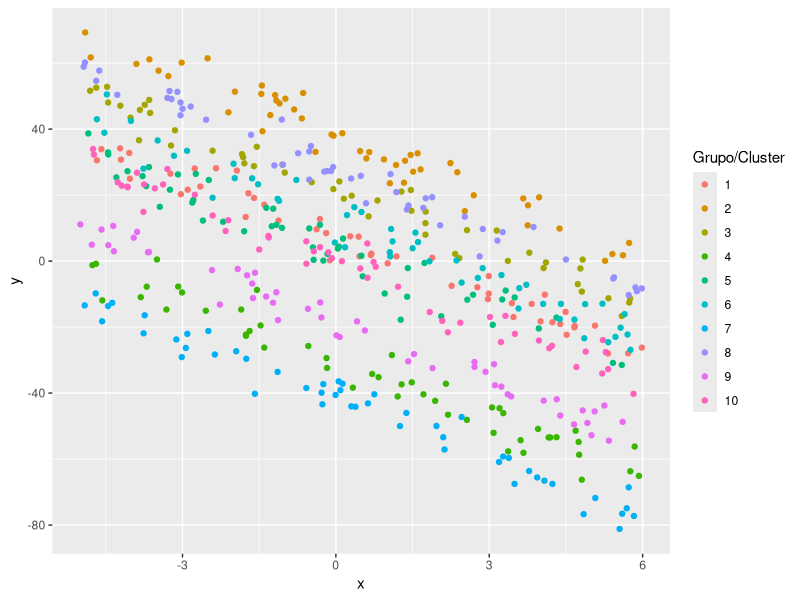
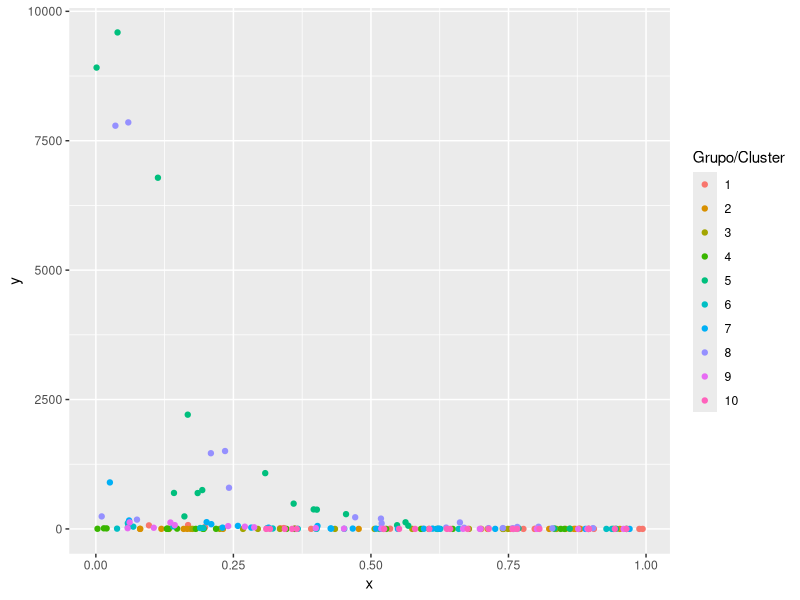

The R script that drew these images, in order:
## ---- chunk 1
ni <- 50
G <- 10
nobs <- ni * G
grupo <- factor(rep(x=1:G, each=ni))
obs <- rep(x=1:ni, times=G)
set.seed(1234567)
x <- runif(n=nobs, min=-5, max=6)
set.seed(1234567)
b0 <- rnorm(n=G, mean=0, sd=sqrt(625)) # Intercepto aleatorio
b0 <- rep(x=b0, each=ni)               # El mismo intercepto aleatorio pero repetido
media <- 4 - 6 * x + b0
set.seed(1234567)
y <- rnorm(n=nobs, mean=media, sd=sqrt(16))
datos <- data.frame(obs, grupo, b0, x, media, y)
## ---- chunk 2
library(rmarkdown)
paged_table(datos, options = list(rows.print = 6))
## ---- chunk 3
library(ggplot2)
ggplot(datos, aes(x, y, color=grupo) ) + 
  geom_point() + 
  labs(colour="Grupo/Cluster")
## ---- chunk 4
library(glmmTMB)
fit1 <- glmmTMB(y ~ x + (1 | grupo), data = datos)
## ---- chunk 5
summary(fit1)
## ---- chunk 6
interceptos_aleatorios <- ranef(fit1)
cbind(interceptos_aleatorios$grupo, b0=unique(b0))
## ---- chunk 7
rgamma_glm <- function(n, mu, phi) {
  x <- rgamma(n=n, shape=1/phi, scale=mu*phi)
  return(x)
}
## ---- chunk 8
ni <- 20
G <- 10
nobs <- ni * G
grupo <- factor(rep(x=1:G, each=ni))
obs <- rep(x=1:ni, times=G)
set.seed(123456)
x <- runif(n=nobs, min=0, max=1)
set.seed(123456)
b0 <- rnorm(n=G, mean=0, sd=sqrt(9)) # Intercepto aleatorio
b0 <- rep(x=b0, each=ni)             # El mismo intercepto aleatorio pero repetido
media <- exp(2 - 8 * x + b0)
set.seed(123456)
y <- rgamma_glm(n=nobs, mu=media, phi=0.5)
datos <- data.frame(obs, grupo, b0, x, media, y)
## ---- chunk 9
library(rmarkdown)
paged_table(datos, options = list(rows.print = 6, cols.print=6))
## ---- chunk 10
library(ggplot2)
ggplot(datos, aes(x, y, color=grupo) ) + 
  geom_point() + 
  labs(colour="Grupo/Cluster")
## ---- chunk 11
library(glmmTMB)
fit2 <- glmmTMB(y ~ x + (1 | grupo), family=Gamma(link="log"), data = datos)
## ---- chunk 12
summary(fit2)
